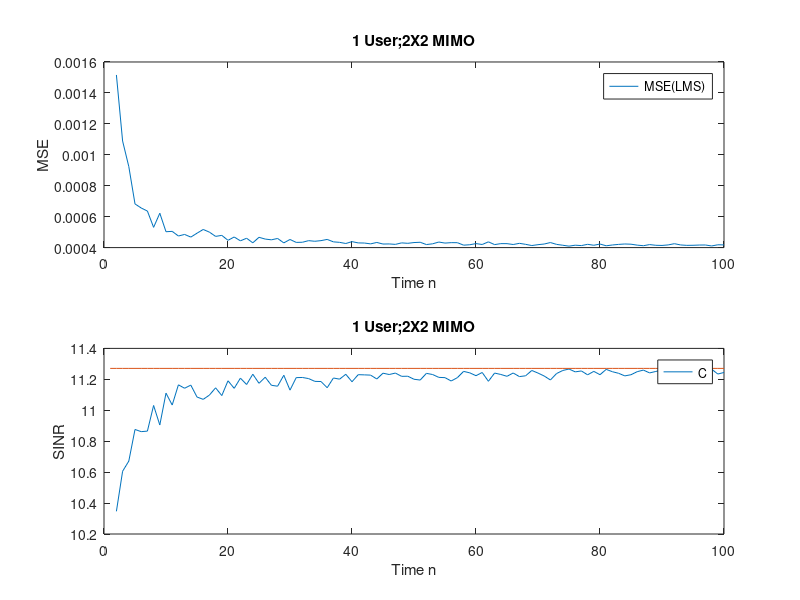

This chart was generated by the following MATLAB code:
%1 user, 2X2 MIMO Channel
%Turn Off Private Channel 
%calculate MSE
%LS Filter
clc
clear

H=[-0.9704 + 0.4012i -0.4445 + 0.8804i;1.-0.7016 + 1.0288i -0.2290 - 0.3583i];

v=[1;1];
v=v/norm(v);

g=[1;1];
g=g/norm(g)


sigma = sqrt(10^(-3));
StepSize = 10^(-3);

R=H*H'+sigma^2+eye(2);
2/max(eig(R));


SINR = zeros(1,10^(7));
MSE = zeros(1,10^(7));
LS_LMS = zeros(1,10^(7));
MMSE = zeros(1,10^(7));
C = zeros(1,10^(7));
C_Wiener = zeros(1,10^(7));
SINR_C_Wiener= zeros(1,10^(7));


v_w = inv(H.'*g*g'*(H.')'+eye(2)*sigma^2)*H.'*g;
v_w = v_w/norm(v_w);
g_w = inv(H*v_w*v_w'*H'+eye(2)*sigma^2)*H*v_w;
SINR_w= norm( g_w'*H*v_w )^2/norm( g_w'*sigma^2*g_w ); 



for i = 1:100
    i
    
    REALIZATION = 10;
    for R = 1:REALIZATION

         v=1;
         v=v/norm(v);
         g=[1;1];
         g=g/norm(g);
      

        %Backward Training
        for iter1 = 1:i

                if rand-0.5 >= 0
                            xb(iter1) = 1;
                        else
                            xb(iter1) = -1;
                end

                yb(:,iter1) = H.'*g*xb(iter1)+sigma*(1/sqrt(2))*[randn(1,1)+1i*randn(1,1);randn(1,1)+1i*randn(1,1)]; 
                
        end
   
        v  = inv(yb*yb')*yb*xb';
        v=v/norm(v);
        

        %Forward Training
    
        for iter2 = 1:i

                if rand-0.5 >= 0
                        xf(iter2) = 1;
                    else
                        xf(iter2) = -1;
                end

                yf(:,iter2) = H*( v*xf(iter2) )+ sigma*(1/sqrt(2))*[(randn(1,1)+1i*randn(1,1));(randn(1,1)+1i*randn(1,1))]; 
                
        end 
        
        g = inv(yf*yf')*yf*xf';
        
        MSE(i) = real( MSE(i)+(1-v'*H'*g-(v'*H'*g)'+g'*g*(sigma^2)+(v'*H'*g)'*(v'*H'*g))/REALIZATION);
        SINR(i)= real( SINR(i)+(norm( g'*H*v/norm(v) )^2/norm( g'*sigma^2*g ))/REALIZATION); 
        MMSE(i) = real(   1-v'*H'* inv(H*v*v'*H'+eye(2)*sigma^2)*H*v);
        
        g = g/norm(g);
        
        
    end
    
end



n=1:i;

subplot(2,1,1)
plot(n,MSE(n))
legend('MSE(LMS)')
xlabel('Time n')
ylabel('MSE')
title('1 User;2X2 MIMO')

subplot(2,1,2)
plot(n,log2(1+SINR(n)),n,log2(1+SINR_w)+n-n)
legend('C')
xlabel('Time n')
ylabel('SINR')
title('1 User;2X2 MIMO')
